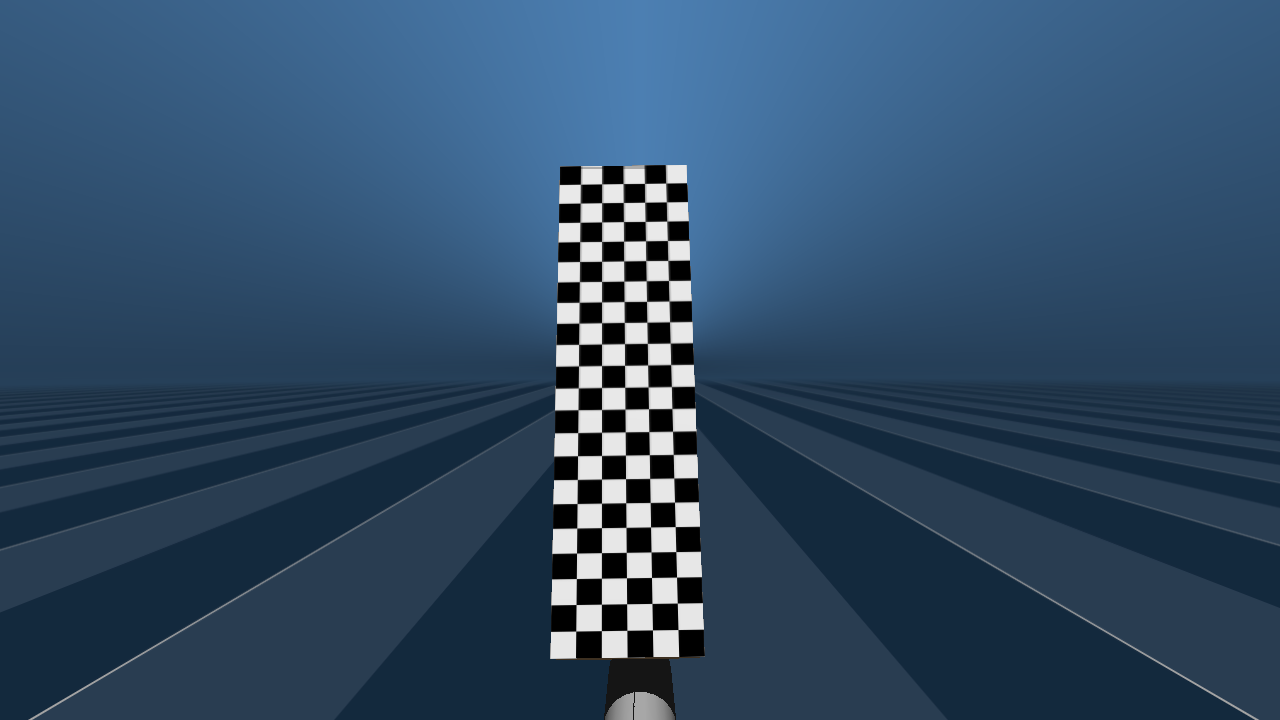
#> input picture ros2_ws/src/capturas_realsense/capture_000_color.png, 1280 x 720 px, found by its file name
$ python check.py
#> lines starting #> are read from the running program, lines starting #| are printed output that depends on the picture; after the words box and inside, x2 and y2 are one past the last pixel; in counts of white or black regions, pixels touching at a corner belong together
import cv2 as cv

img = cv.imread('src/capturas_realsense/capture_000_color.png')
#> img is the input picture: shape (720, 1280, 3); mean B, G, R 102.2, 75.7, 48.9
gray = cv.cvtColor(img, cv.COLOR_BGR2GRAY)
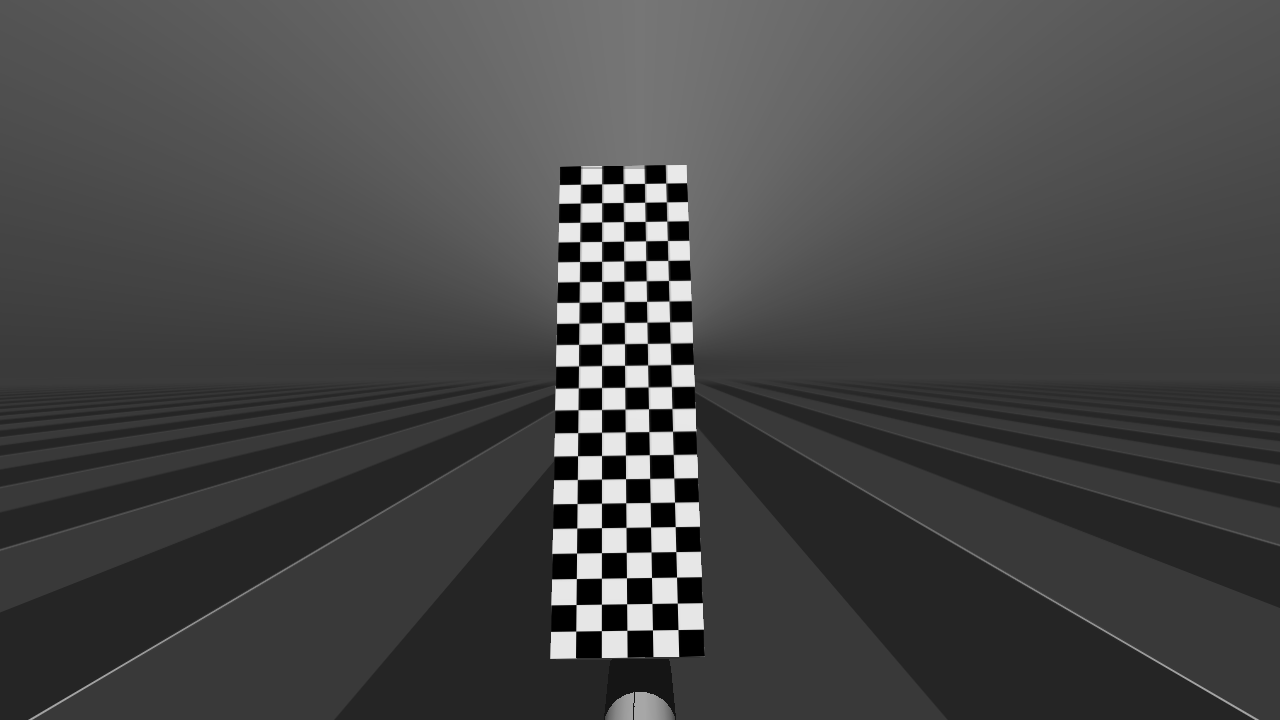
#> gray: shape (720, 1280); min 0, max 233, mean 70.7

# tente primeiro o SB
ret, corners = cv.findChessboardCornersSB(
    gray,
    (5, 21),
    flags=cv.CALIB_CB_EXHAUSTIVE + cv.CALIB_CB_ACCURACY
)
#> ret = True; corners = 105 rows, first 8: [678, 629.5], [652.5, 629.9], [626.9, 630.3], [601.4, 630.7], [575.8, 631], [677.3, 603.1], [652, 603.4], [626.7, 603.8]
if ret:
    print("✅ SB detectou 5×21!")
    cv.drawChessboardCorners(img, (5, 21), corners, ret)
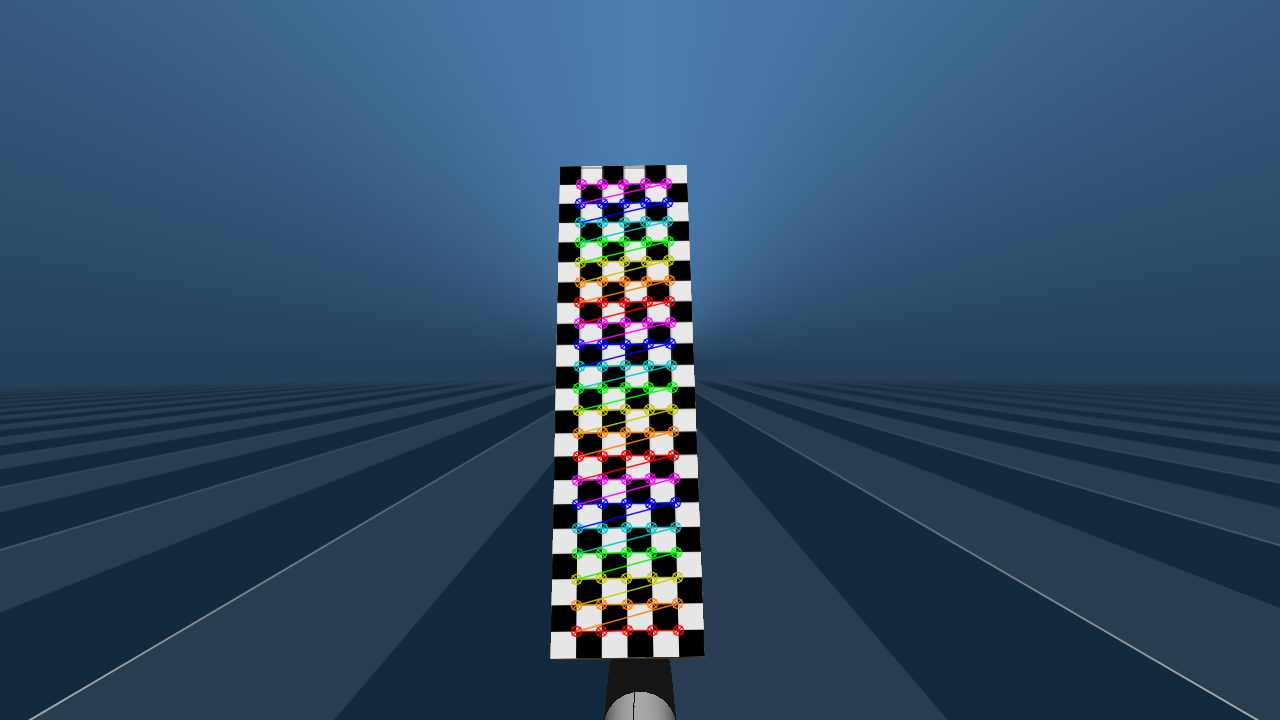
#> img: shape (720, 1280, 3); 2.1% of pixels changed, all inside (x1, y1, x2, y2) = (570, 177, 685, 638)
    cv.imwrite('src/capturas/captura1.png', img)
else:
    print("SB falhou, vamos para a próxima estratégia…")

cv.imshow('Padrão SB', img)
cv.waitKey(0)
cv.destroyAllWindows()
